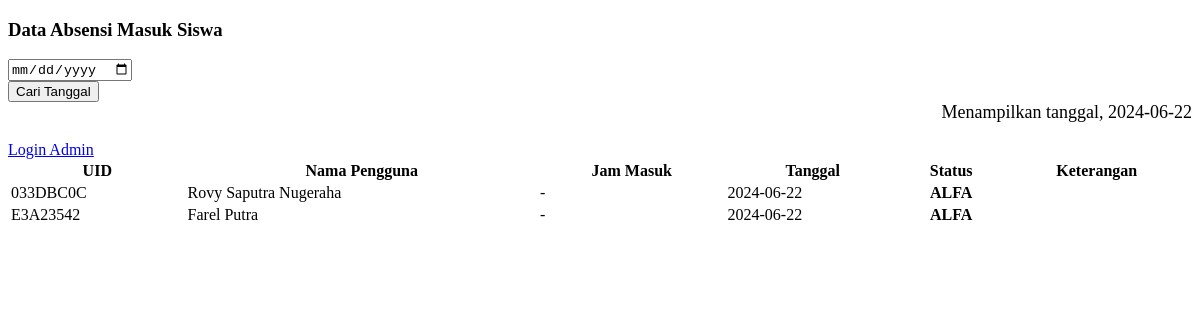
/admin_menu/admin/absensi/data_absensi_masuk_siswa.php, run on the app's committed database.
### tables this page shows
CREATE TABLE `tb_id` (
  `id` varchar(50) NOT NULL,
  `nama` varchar(50) NOT NULL,
  `chatid` varchar(50) NOT NULL,
  `notifikasi` int(11) NOT NULL,
  `tahun_masuk` varchar(25) NOT NULL,
  `nisn` varchar(11) NOT NULL,
  `status_kartu` varchar(10) NOT NULL
);

### admin_menu/admin/absensi/data_absensi_masuk_siswa.php (the view, shortened to what this page needs)
<?php
$dbconnect = mysqli_connect("localhost", "root", "", "ppdb_sd13");
?>
<?php
$absent = '';
if (isset($_POST['tanggal'])) {
    $flag = '0';
    $date = $_POST['tanggal'];
    $absent = $date;
    $sql = mysqli_query($dbconnect, "SELECT tb_absen_masuk.id, tb_id.nama, tb_id.status_kartu, tb_absen_masuk.masuk, tb_absen_masuk.date, tb_absen_masuk.status, tb_absen_masuk.keterangan FROM tb_absen_masuk INNER JOIN tb_id ON tb_absen_masuk.id=tb_id.id WHERE tb_absen_masuk.date='$date' AND tb_id.status_kartu='Siswa'");
} else {
    $date = date('Y-m-d');
    $absent = $date;
}
?>
<!DOCTYPE html>
<html lang="en">
<head>
</head>
<body>
    <div class="card card-info">
        <div class="card-header">
            <h3 class="card-title">
                <i class="fa fa-table"></i> Data Absensi Masuk Siswa
            </h3>
        </div>
        <div class="card">
            <div class="card-header" style="height: 82px;">
                <div class="row">
                    <div class="col-md-6 pt-3">
                        <form method="POST">
                            <div class="input-group">
                                <input type="date" name="tanggal" class="form-control">
                                <div class="input-group-append">
                                    <button type="submit" class="btn btn-danger btn-sm mb-1 ml-1"><i class="fas fa-search"></i> Cari Tanggal</button>
                                </div>
                            </div>
                        </form>
                    </div>
                    <div class="col-md-6 pt-3" style="font-size: 18px; text-align: right;">
                        <?php echo "Menampilkan tanggal, " . $date; ?>
                    </div>
                </div>
            </div>
            <div class="card-body">
                <div>
                    <a href="/included_all/admin_menu/admin/absensi/login.php" target="_blank" class="btn btn-success">Login Admin</a>
                </div>
                <div class="row mt-2">
                    <div class="col-md-12 col-md-offset-2">
                        <div class="table table-hover">
                            <table id="example" class="table table-striped table-bordered dt-responsive nowrap" id="dataTables-example" style="width: 100%;">
                                <thead>
                                    <tr>
                                        <th>UID</th>
                                        <th>Nama Pengguna</th>
                                        <th>Jam Masuk</th>
                                        <th>Tanggal</th>
                                        <th>Status</th>
                                        <th>Keterangan</th>
                                    </tr>
                                </thead>
                                <tbody>
                                    <?php
                                    $flag = '1';
                                    $sql1 = mysqli_query($dbconnect, "select * from tb_id where id not in(select id from tb_absen_masuk where date='$absent') AND status_kartu='Siswa'");
                                    while ($data1 = mysqli_fetch_array($sql1)) {
                                    ?>
                                        <tr class="table-danger">
                                            <td><?php echo $data1['id']; ?></td>
                                            <td><?php echo $data1['nama']; ?></td>
                                            <td>-</td>
                                            <td><?php echo $absent; ?></td>
                                            <td><a <?php echo $data1['id']; ?>&nama=<?php echo $data1['nama']; ?>&tanggal=<?php echo $absent; ?>&status=A&flag=<?php echo $flag; ?>">
                                                    <center><b>ALFA</b></center>
                                                </a></td>
                                            <td></td>
                                        </tr>
                                    <?php
                                    }
                                    ?>
                                </tbody>
                            </table>
                        </div>
                    </div>
                </div>
            </div>
        </div>
    </div>
</body>
</html>

### data on the page
tb_id: id "033DBC0C", nama "Rovy Saputra Nugeraha"
tb_id: id "E3A23542", nama "Farel Putra"

### other printed values
$date "2024-06-22"
